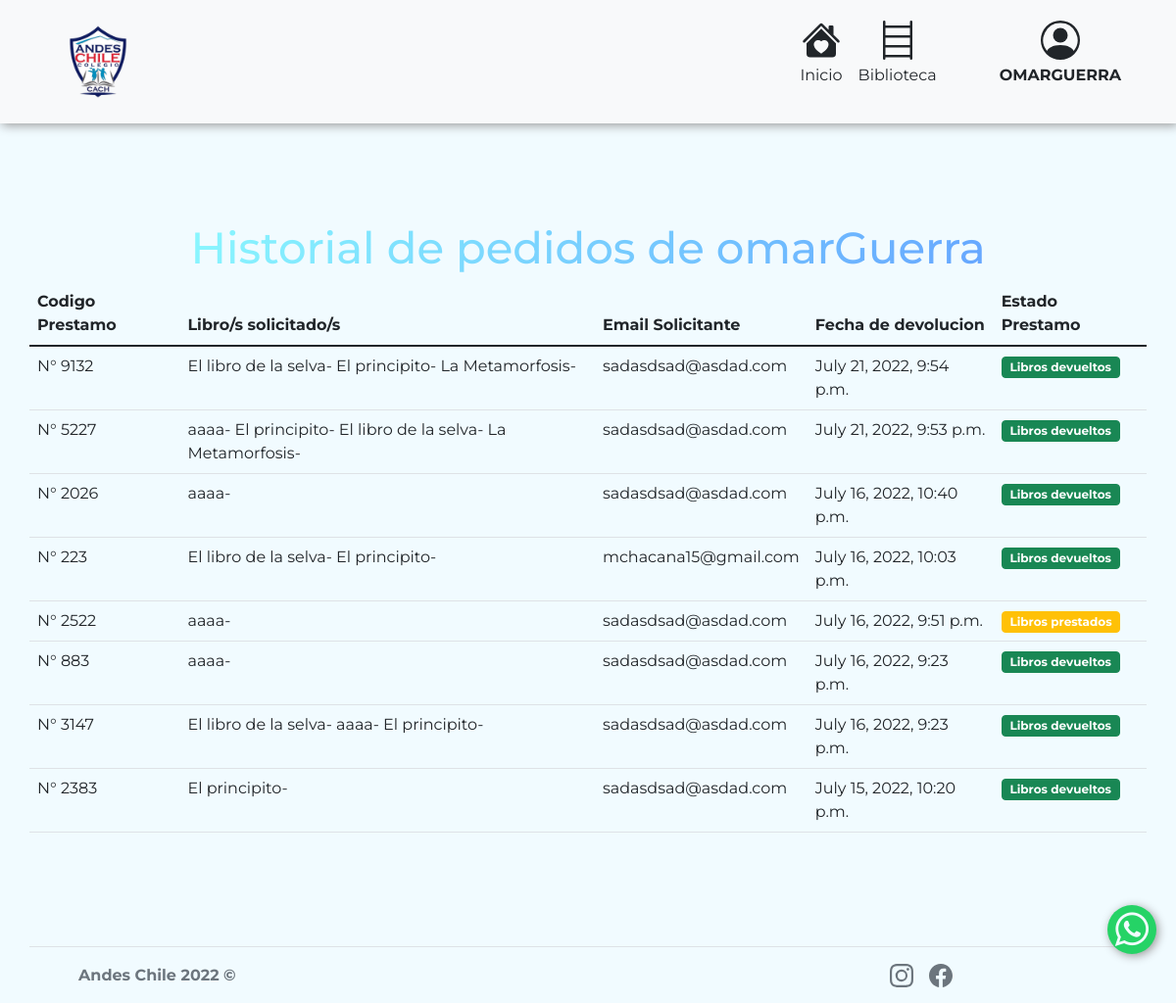
The page /biblioteca/historial/ (signed in) on the database as committed earlier.
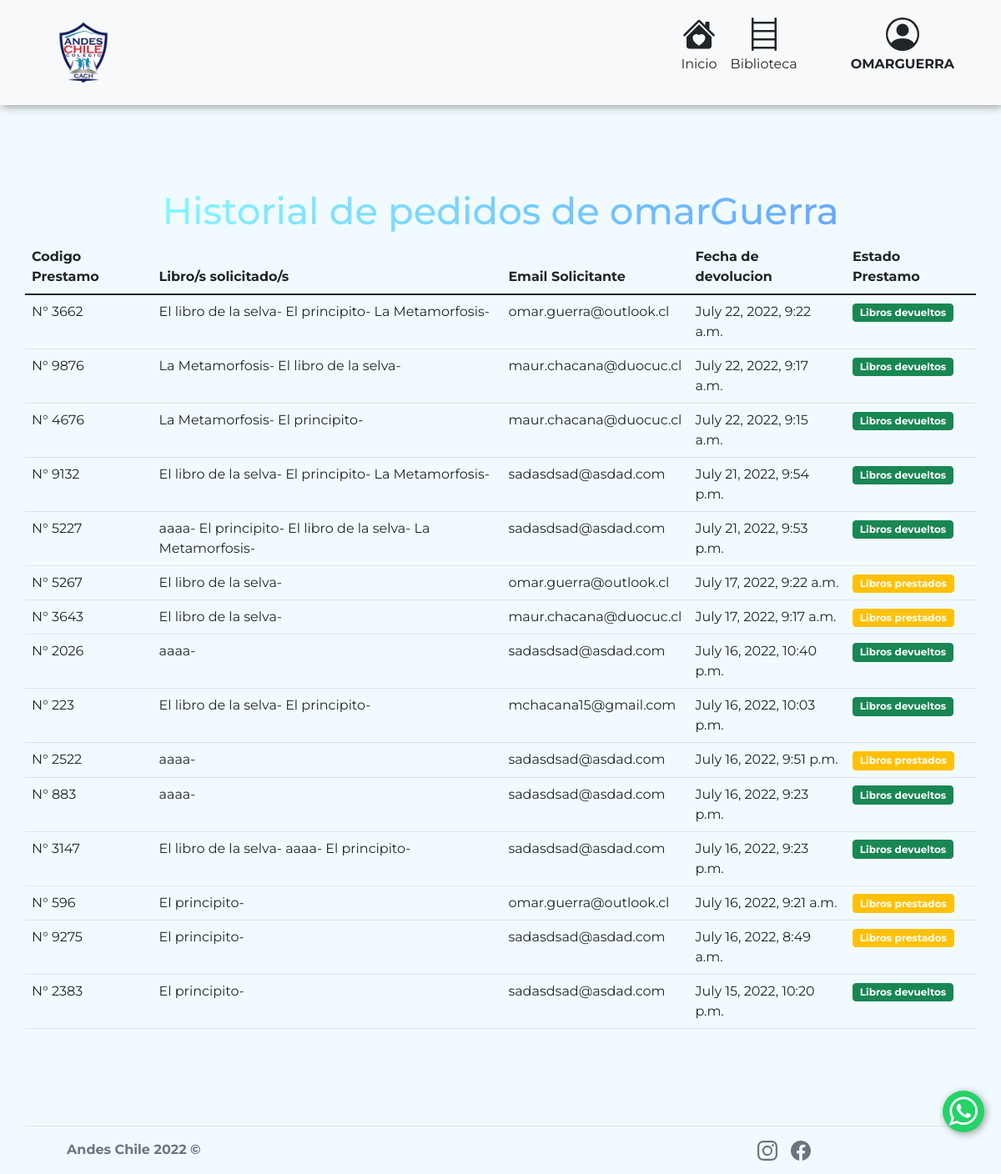
The same page on the database as committed later.
### biblioteca/models.py (models this page shows, shortened)
class Prestamo(models.Model):
    cod_prestamo =  models.IntegerField(primary_key=False, verbose_name='cod_Prestamo')
    lista_libros = models.CharField(max_length=200,verbose_name='lista')
    email = models.CharField(max_length=120,verbose_name='Correo')
    fechaDevolucion = models.DateTimeField(verbose_name="Fecha devolucion")
    estado = models.IntegerField(default=0, verbose_name="Estado")

### biblioteca/views.py (the view)
# urls.py: path('historial/', historial, name="historial"),
def historial(request):
    if request.user.is_authenticated and request.user.is_staff:
        listarPrestamo = Prestamo.objects.all().order_by('-fechaDevolucion').values()
        datos = {'prestamo':listarPrestamo}
        return render(request,'biblioteca/Historial.html',datos)
    else:
        listarPrestamo = Prestamo.objects.filter(email=request.user.email).order_by('-fechaDevolucion').values()
        datos = {'prestamo':listarPrestamo}
        return render(request,'biblioteca/Historial.html',datos)

### biblioteca/templates/biblioteca/Historial.html (shortened to what this page needs)
<!DOCTYPE html>
<html lang="es">
<head>
    {% load static %}
    <link rel="stylesheet" href="https://cdn.jsdelivr.net/npm/bootstrap-icons@1.7.2/font/bootstrap-icons.css">
    <link rel="stylesheet" href="https://stackpath.bootstrapcdn.com/font-awesome/4.7.0/css/font-awesome.min.css">
    <link href="{% static 'biblioteca/css/bootstrap.min.css'%}" rel="stylesheet">
    <link rel="stylesheet" href="{% static 'biblioteca/css/style.css'%}">
    <link rel="stylesheet" href="{% static 'biblioteca/css/styleAPI.css'%}">
</head>
<body>
    <nav id="navegador" class="navbar navbar-expand-lg navbar-light bg-light fixed-top col-12">
        <a class="navbar-brand" href="#"><img src="{% static 'equipo/img/logo.png'%}" width="100" height="100" alt="..."> </a>
        <div class="collapse navbar-collapse" id="navbarSupportedContent">
            <ul class="navbar-nav ms-auto mb-2 mb-lg-0 bg-light">
                <li class="nav-item align-items-center text-center">
                    <a href="{% url 'index' %}" class="nav-link text-dark">
                        Inicio
                    </a>
                </li>
                {% if user.is_authenticated %}
                <li class="nav-item align-items-center text-center">
                    <a href="{% url 'listar_libros' %}" class="nav-link text-dark">
                        <svg xmlns="http://www.w3.org/2000/svg" width="40" height="40" fill="currentColor" class="bi bi-bookshelf d-block mx-auto mb-1" viewBox="0 0 16 16">
                            <path d="M2.5 0a.5.5 0 0 1 .5.5V2h10V.5a.5.5 0 0 1 1 0v15a.5.5 0 0 1-1 0V15H3v.5a.5.5 0 0 1-1 0V.5a.5.5 0 0 1 .5-.5zM3 14h10v-3H3v3zm0-4h10V7H3v3zm0-4h10V3H3v3z"/>
                          </svg>Biblioteca
                    </a>
                </li>
                <li class="nav-item align-items-center text-center px-5">
                    <a href="{% url 'loginGoogle' %}" class="nav-link text-dark">
                        <p class="text-center textMayus"><b>{{ user.username }}</b></p>
                    </a>
                </li>
                {% endif %}
            </ul>
        </div>
    </nav>
    <section id="Comunidad" class="container section-padding">
        <h2 class="text-center"><span class="h2Comunidad">Historial de pedidos de {{ user.username }} </span></h2>
            <div class="table-responsive">
                {% if user.is_authenticated %}
                <table class="table" id="listaHistorial">
                    <thead>
                        <tr id="trTabla">
                            <th class="titulosColumnas">Codigo Prestamo</th>
                            <th class="titulosColumnas">Libro/s solicitado/s</th>
                            <th class="titulosColumnas">Email Solicitante</th>
                            <th class="titulosColumnas">Fecha de devolucion</th>
                            <th class="titulosColumnas">Estado Prestamo</th>
                        </tr>
                    </thead>
                    <tbody id="tbodyTabla">
                        {% for pres in prestamo %}
                        <tr>
                            <td>N° {{pres.cod_prestamo}}</td>
                            <td>{{pres.lista_libros}}</td>
                            <td>{{pres.email}}</td>
                            <td>{{pres.fechaDevolucion}}</td>
                            {% if pres.estado == 0 %}
                            <td><a  {% if user.is_staff %} href="{% url 'devolucion' pres.cod_prestamo %}" {% endif %} class="badge btn btn-warning badge-warning">Libros prestados</a></td>
                            {% else %}
                            <td><a class="badge btn btn-success badge-success">Libros devueltos</a></td>
                            {% endif %}
                        </tr>
                        {% endfor %}
                    </tbody>
                </table>
                {% endif %}
    </section>
    <footer class="container d-flex flex-wrap justify-content-between align-items-center py-3 border-top ">
        <div class="col-md-4 d-flex align-items-center ">
            <a href="/ " class="mb-3 me-2 mb-md-0 text-muted text-decoration-none lh-1 ">
                <svg class="bi " width="30 " height="24 ">
                    <use xlink:href="#bootstrap "></use>
                </svg>
            </a>
            <span class="text-muted "><strong>Andes Chile 2022 &copy;</strong></span>
        </div>
        <ul class="nav col-md-4 justify-content-end ">
            <li class="ms-3 ">
                <a class="text-muted " href="https://www.instagram.com/cach.colegioandeschile/ ">
                </a>
            </li>
            <li class="ms-3 "><a class="text-muted " href="https://www.facebook.com/colegioandeschile "></a></li>
        </ul>
        <div class="btn-float ">
            <a href="https://wa.me/56949147149?text=Hola,%20estoy%20busca%20de%20información,%20mi%20consulta%20es%20la%20siguiente: " class="whatsapp " target="_blank "><i class="fa fa-whatsapp whatsapp-icon "></i></a>
        </div>
    </footer>
</body>
</html>

### biblioteca/static/biblioteca/css/style.css (style rules this page uses)
* { font-family: 'Montserrat', sans-serif; }
body { background: #f1fbff; }
#Comunidad { border-bottom: 0%; }
.navbar-brand { margin-left: 50px; }
.section-padding { padding: 100px 0; }
.textMayus { text-transform: uppercase; }
.h2Comunidad { font-size: 45px; -webkit-background-clip: text; background-clip: text; -webkit-text-fill-color: transparent; background-image: linear-gradient(120deg, #89f7fe 0%, #66a6ff 100%); }
.navbar { box-shadow: 2px 2px 10px #999; position: sticky; top: 0; }
.whatsapp { position: fixed; width: 70px; height: 70px; bottom: 50px; right: 20px; background-color: #25d366; color: #FFF; border-radius: 80px; text-align: center; font-size: 35px; z-index: 1; box-shadow: 2px 2px 10px #999; }
.whatsapp-icon { margin-top: 10px; font-size: 50px; color: #f1fbff; }
@media only screen and (min-width: 320px) { .whatsapp { position: fixed; width: 50px; height: 50px; bottom: 50px; right: 20px; background-color: #25d366; color: #FFF; border-radius: 80px; text-align: center; font-size: 35px; z-index: 1; } }
@media only screen and (min-width: 320px) { .whatsapp-icon { margin-top: 5px; font-size: 40px; color: #f1fbff; } }

Rows that differ between the two databases and show on the page:
added Prestamo: cod_prestamo "3662", lista_libros "El libro de la selva- El principito- La Metamorfosis-", email "omar.guerra@outlook.cl", fechaDevolucion "July 22, 2022, 9:22 a.m.", estado "Libros devueltos"
added Prestamo: cod_prestamo "9876", lista_libros "La Metamorfosis- El libro de la selva-", email "maur.chacana@duocuc.cl", fechaDevolucion "July 22, 2022, 9:17 a.m.", estado "Libros devueltos"
added Prestamo: cod_prestamo "4676", lista_libros "La Metamorfosis- El principito-", email "maur.chacana@duocuc.cl", fechaDevolucion "July 22, 2022, 9:15 a.m.", estado "Libros devueltos"
added Prestamo: cod_prestamo "5267", lista_libros "El libro de la selva-", email "omar.guerra@outlook.cl", fechaDevolucion "July 17, 2022, 9:22 a.m.", estado "Libros prestados"
added Prestamo: cod_prestamo "3643", lista_libros "El libro de la selva-", email "maur.chacana@duocuc.cl", fechaDevolucion "July 17, 2022, 9:17 a.m.", estado "Libros prestados"
added Prestamo: cod_prestamo "596", lista_libros "El principito-", email "omar.guerra@outlook.cl", fechaDevolucion "July 16, 2022, 9:21 a.m.", estado "Libros prestados"
added Prestamo: cod_prestamo "9275", lista_libros "El principito-", email "sadasdsad@asdad.com", fechaDevolucion "July 16, 2022, 8:49 a.m.", estado "Libros prestados"
